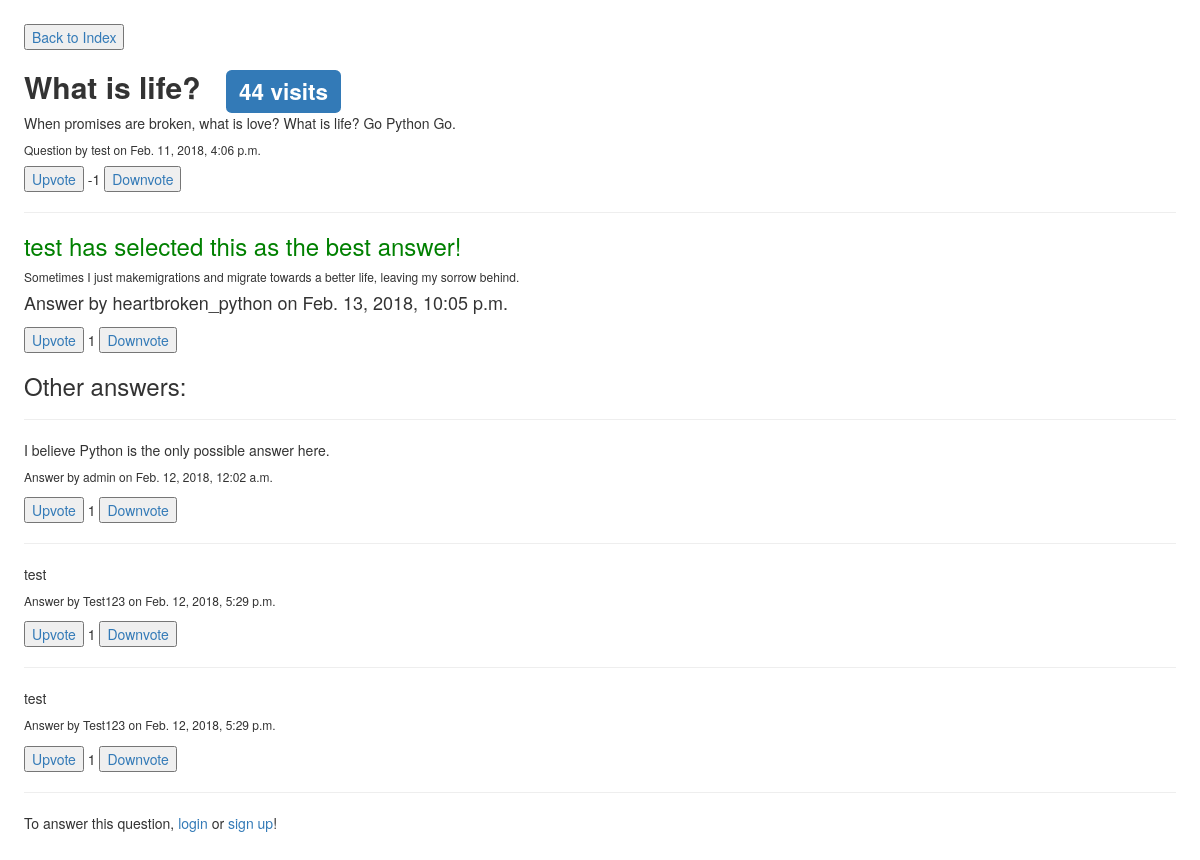
The app's page /questions/1/, older data.
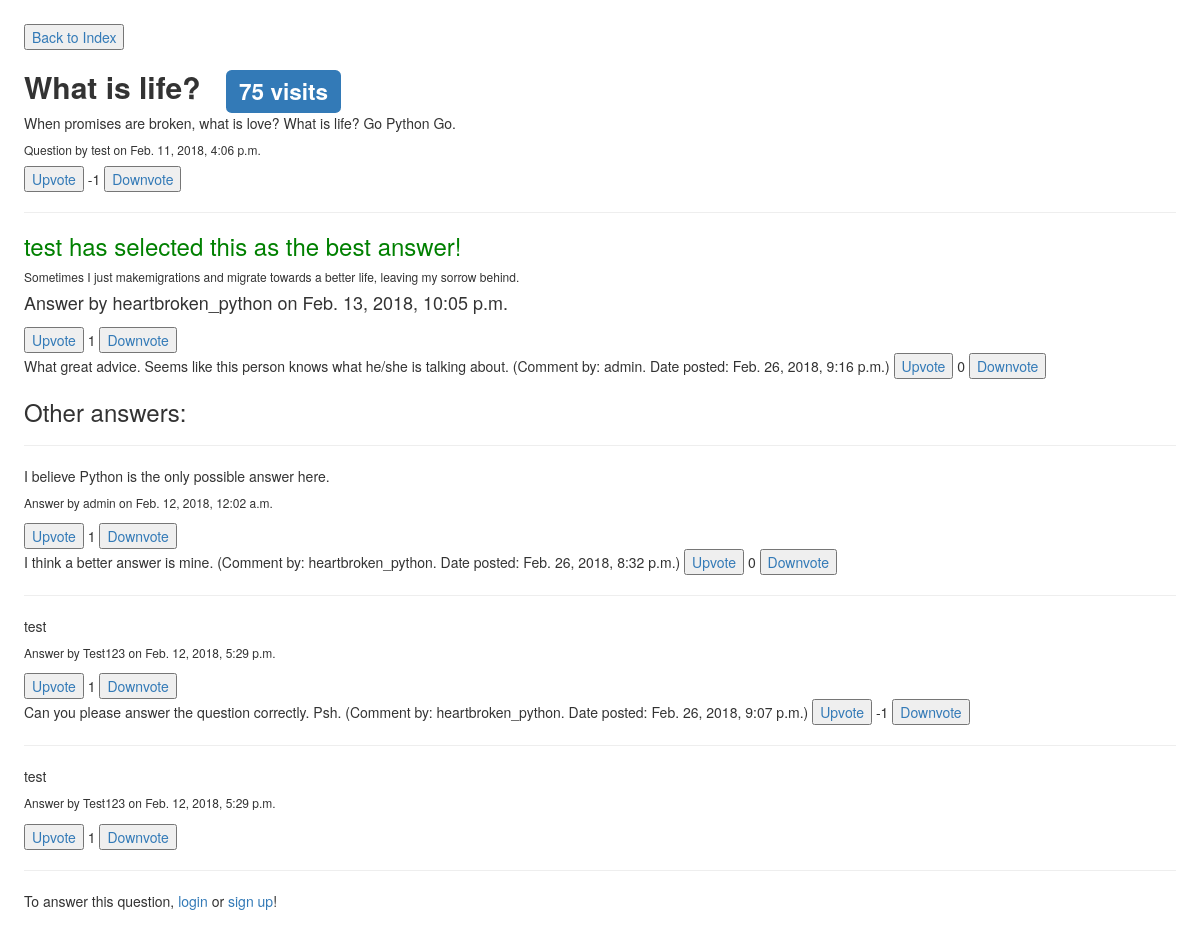
The same page, newer data.
### qa_web/models.py (models this page shows, shortened)
class Post(models.Model):
    content = models.TextField(null=True)
    owner = models.ForeignKey(settings.AUTH_USER_MODEL, null= True, on_delete=models.SET_NULL)
    creation_date = models.DateTimeField(auto_now_add=True)
    upvotes = models.IntegerField(default=0)
    downvotes = models.IntegerField(default=0)
    class Meta:
        abstract = True
    @property
    def score(self):
        return self.upvotes - self.downvotes

class Questions(Post):
    title = models.CharField(max_length=300, null=True)
    visits = models.IntegerField(default=0)
    voters = models.ManyToManyField(settings.AUTH_USER_MODEL, related_name='q_voters', through='Vote')

class User(AbstractUser):
    age = models.IntegerField(null =True)
    birthday = models.DateField(null = True)
    motherland=models.TextField(max_length=100, null =True)
    school = models.TextField(max_length=100, null =True)
    major = models.CharField(max_length=50, null =True)
    city = models.TextField(max_length=100, null=True)
    """
      The below code has a purpose that a user profile will be created when
      a user is created

     """

class Answers(Post):
    question = models.ForeignKey(Questions, null=True, on_delete=models.CASCADE)
    correct_answer = models.BooleanField(default = False)
    voters = models.ManyToManyField(settings.AUTH_USER_MODEL, related_name='a_voters', through='Vote')

class Comments(Post):
    question = models.ForeignKey(Questions, null=True, on_delete=models.CASCADE)
    answer = models.ForeignKey(Answers, null=True, on_delete=models.CASCADE)
    voters = models.ManyToManyField(settings.AUTH_USER_MODEL, related_name='c_voters', through='Vote')

### qa_web/views.py (the view)
# urls.py: path('questions/<int:id_>/', views.answers, name='answers'),
def answers(request, id_):
    q = get_object_or_404(Questions, pk=id_)
    answer_id = [int(key.replace('select_', '')) for key in request.POST.keys() if key.startswith('select_')]
    if request.method == 'POST' and 'answer_form' in request.POST: #Update's database when somebody answers a question
        form = AnswersForm(request.POST)
        if form.is_valid():
            Answers.objects.create(content=request.POST['content'], owner=request.user, question=q)
    elif request.method == 'POST' and 'deselect' in request.POST:  #Update's database when somebody deselects best answer.
        updateAnswer = Answers.objects.filter(question=q, correct_answer=True).last()
        updateAnswer.correct_answer = False
        updateAnswer.save()
    elif answer_id: #Update's database when somebody selects a best answer.
        updateAnswer = Answers.objects.get(id = answer_id[0])
        updateAnswer.correct_answer = True
        updateAnswer.save()
    elif any(key.startswith("comment_form_answer") for key in request.POST.keys()):
        answer_id = [int(key.replace('comment_form_answer_', '')) for key in request.POST.keys() if key.startswith('comment_form')]
        a = Answers.objects.get(id = answer_id[0])
        c = Comments(content=request.POST['content'], owner=request.user, answer=a)
        c.save()
    q_answers = Answers.objects.filter(question=q, correct_answer=False)
    q_best_answer = Answers.objects.filter(question=q, correct_answer=True)
    q_comments = Comments.objects.filter(question=q)
    a_comments = Comments.objects.filter(answer__question=q)
    if request.user.is_authenticated:
        q.visits += 1
        q.save()
    if len(q_best_answer) > 0:
        q_best_answer = q_best_answer.last()
    return render(request, 'qa_web/answerspage.html', {'currentQuestion': q, 'answers': q_answers, 'bestAnswer': q_best_answer, 'q_comments': q_comments, 'a_comments': a_comments})

### qa_web/templates/qa_web/answerspage.html (shortened to what this page needs)
{% load static %}
<html>
  <head>
    <link rel="stylesheet" href="{% static 'css/pagedown.css' %}" />
    <link rel="stylesheet" href="{% static 'css/base.css' %}" />
    <link rel="stylesheet" href="https://maxcdn.bootstrapcdn.com/bootstrap/3.3.7/css/bootstrap.min.css">
  </head>
  <body>
  <a href="../../"><button>Back to Index</button></a>
  <div id="question">
      <h2><b>{{ currentQuestion.title }}</b> &nbsp <span class="label label-primary">{{ currentQuestion.visits }} visits</span></h2>
      <p>{{ currentQuestion.content }}</p>
      <h6>Question by {{ currentQuestion.owner }} on {{ currentQuestion.creation_date }}</h6>
      <a id='upvote_{{ currentQuestion.id }}_question'><button>Upvote</button></a>
      <span id='score_{{ currentQuestion.id }}_question'>{{ currentQuestion.score }}</span>
      <a id='downvote_{{ currentQuestion.id }}_question'><button>Downvote</button></a>
      <hr>
  </div>
  <div id="answers">
  {% if bestAnswer %}
      <form id="deselect_form" method="post">
          {% if user == currentQuestion.owner %}
              <h3 class="good_answer">You have selected this as the best answer!</h3>
          {% else %}
              <h3 class="good_answer">{{currentQuestion.owner}} has selected this as the best answer!</h3>
          {% endif %}
          <h6>{{ bestAnswer.content }}</h6>
          <h4>Answer by {{ bestAnswer.owner }} on {{ bestAnswer.creation_date }}</h4>
      </form>
      <a id='upvote_{{ bestAnswer.id }}_answer'><button>Upvote</button></a>
      <span id='score_{{ bestAnswer.id }}_answer'>{{ bestAnswer.score }}</span>
      <a id='downvote_{{ bestAnswer.id }}_answer'><button>Downvote</button></a>
      {% for comment in a_comments %}
        {% if comment.answer.id == bestAnswer.id %}
            <p>{{ comment.content }} (Comment by: {{ comment.owner }}. Date posted: {{ comment.creation_date }})
                 <a id='upvote_{{ comment.id }}_comment'><button>Upvote</button></a>
                 <span id='score_{{ comment.id }}_comment'>{{ comment.score }}</span>
                 <a id='downvote_{{ comment.id }}_comment'><button>Downvote</button></a>
            </p>
        {% endif %}
      {% endfor %}
      <h3>Other answers:</h3>
      <hr>
  {% endif %}
  {% for answer in answers %}
      <form id="select{{ answer.id }}_form" method="post">
          <p>{{ answer.content }}</p>
          <h6>Answer by {{ answer.owner }} on {{ answer.creation_date }}</h6>
      </form>
      <a id='upvote_{{ answer.id }}_answer'><button>Upvote</button></a>
      <span id='score_{{ answer.id }}_answer'>{{ answer.score }}</span>
      <a id='downvote_{{ answer.id }}_answer'><button>Downvote</button></a>
      {% for comment in a_comments %}
        {% if comment.answer.id == answer.id %}
            <p>{{ comment.content }} (Comment by: {{ comment.owner }}. Date posted: {{ comment.creation_date }})
                 <a id='upvote_{{ comment.id }}_comment'><button>Upvote</button></a>
                 <span id='score_{{ comment.id }}_comment'>{{ comment.score }}</span>
                 <a id='downvote_{{ comment.id }}_comment'><button>Downvote</button></a>
            </p>
        {% endif %}
      {% endfor %}
      <hr>
  {% empty %}
    <h3>Be the first to answer this question!</h3>
  {% endfor %}
  </div>
  {% if user.is_authenticated %}
    <h3>Got answers? Why not share them!</h3>
    <form id="answer_form" method="post">
        {% csrf_token %}
        <div id="wmd-button-bar"></div>
        <textarea id="wmd-input" name="content" class="wmd-input"></textarea>
        <div id="wmd-preview" class="wmd-panel wmd-preview"></div>
        <input type="submit" name="answer_form" value="Submit your answer"/>
    </form>
  {% else %}
   <p>To answer this question, <a href="/login">login</a> or <a href="/signup">sign up</a>!</p>
  {% endif %}
  </body>
</html>

### qa_web/static/css/pagedown.css (style rules this page uses)
body { background-color: White; font-family: sans-serif; padding : 2%; }

### qa_web/static/css/base.css (style rules this page uses)
.good_answer { color: green; }

Row changes from the older to the newer data that the page shows:
changed Questions "What is life?": visits "44" → "75"
added Comments: content "What great advice. Seems like this person knows what he/she is talking about.", owner "admin", creation_date "Feb. 26, 2018, 9:16 p.m.", score "0", shown under "Answer by heartbroken_python on Feb. 13, 2018, 10:05 p.m."
added Comments: content "I think a better answer is mine.", owner "heartbroken_python", creation_date "Feb. 26, 2018, 8:32 p.m.", score "0", shown under Answers "I believe Python is the only possible answer here."
added Comments: content "Can you please answer the question correctly. Psh.", owner "heartbroken_python", creation_date "Feb. 26, 2018, 9:07 p.m.", score "-1", shown under Answers (number 3 of 4 on the later page)
